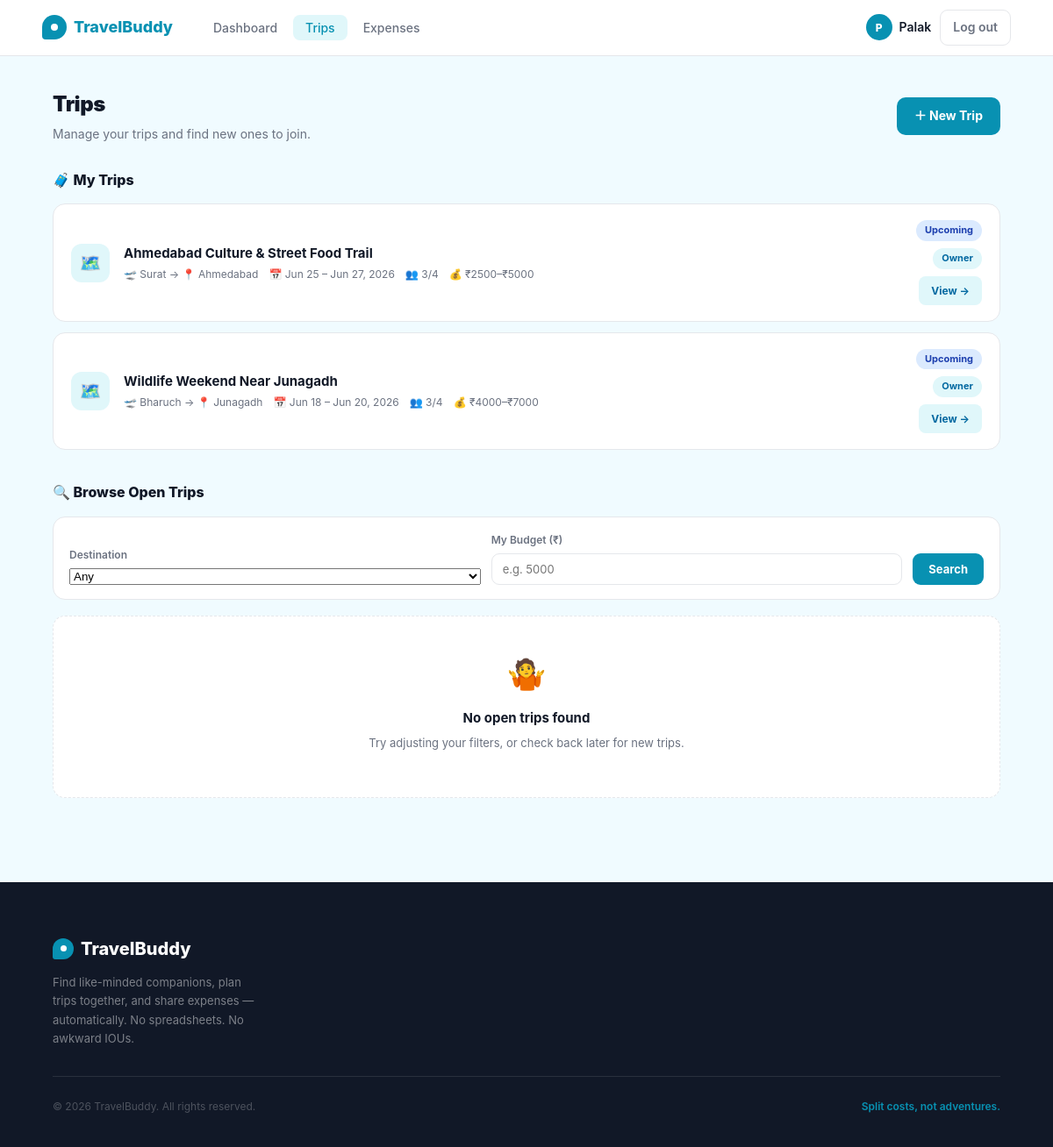
Before: /trips (signed in) with the older database file.
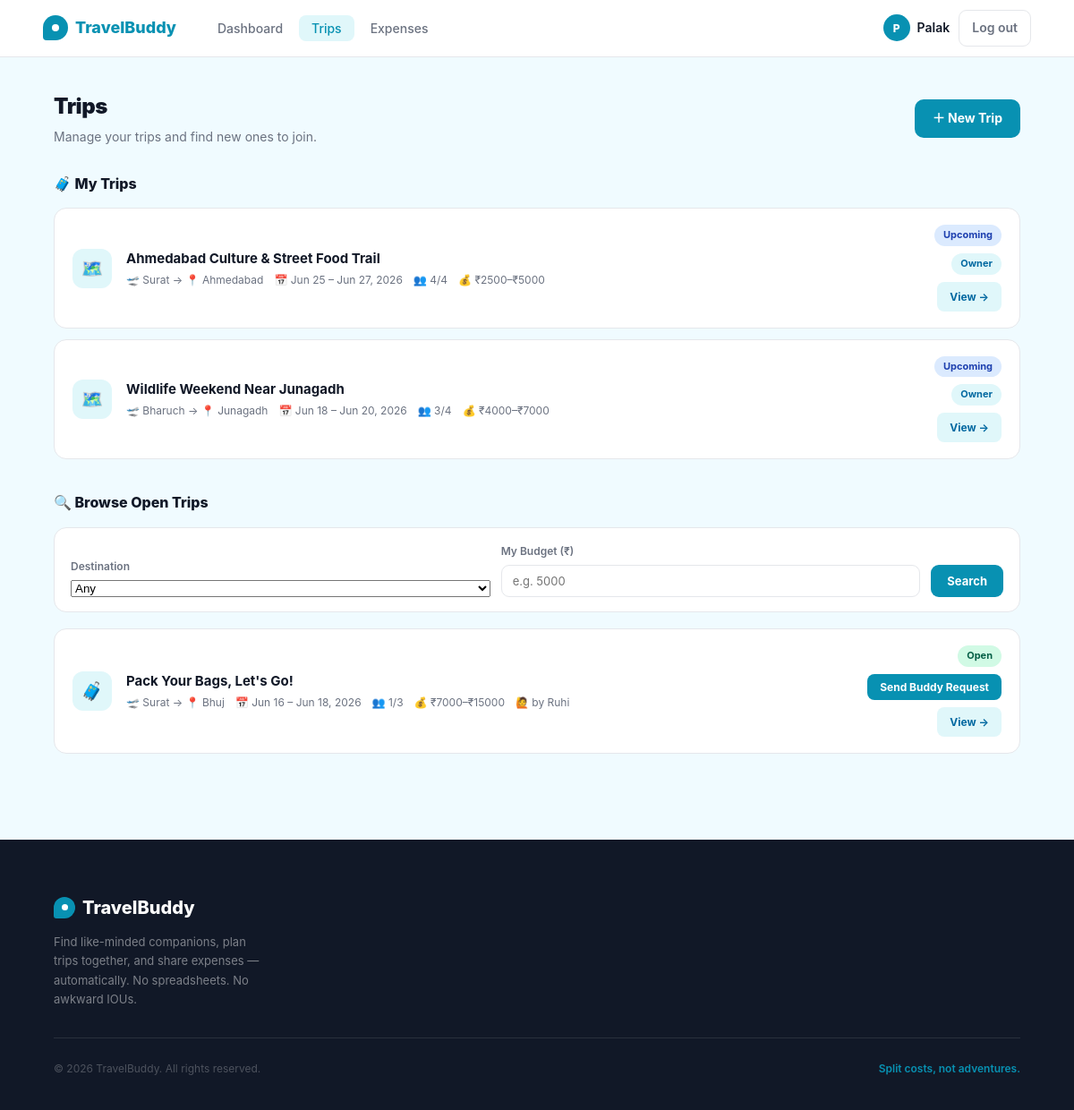
After: the same page with the newer database file.
### app/models.py (models this page shows, shortened)
class User(db.Model, UserMixin):
    __tablename__ = 'users'
    id             = db.Column(db.Integer, primary_key=True)
    name           = db.Column(db.String(100), nullable=False)
    email          = db.Column(db.String(150), unique=True, nullable=False)
    password_hash  = db.Column(db.String(255), nullable=False)
    travel_style   = db.Column(db.String(50), default='flexible')
    bio            = db.Column(db.Text, default='')
    interests      = db.Column(db.String(255), default='')
    phone          = db.Column(db.String(20), default='')
    created_at     = db.Column(db.DateTime, default=lambda: datetime.now(timezone.utc))
    owned_trips    = db.relationship('Trip', back_populates='owner', lazy='dynamic')
    memberships    = db.relationship('TripMember', back_populates='user', lazy='dynamic')
    expenses_paid  = db.relationship('Expense', back_populates='paid_by', lazy='dynamic')
    def _all_trip_ids(self):
        owned = [t.id for t in Trip.query.filter_by(owner_id=self.id).all()]
        joined = [m.trip_id for m in
                  TripMember.query.filter_by(user_id=self.id, status='accepted').all()]
        return list(set(owned + joined))

class Trip(db.Model):
    __tablename__ = 'trips'
    id          = db.Column(db.Integer, primary_key=True)
    owner_id    = db.Column(db.Integer, db.ForeignKey('users.id'), nullable=False)
    title       = db.Column(db.String(150), nullable=False)
    destination = db.Column(db.String(150), nullable=False)
    departure_city = db.Column(db.String(100), default='')
    start_date  = db.Column(db.Date, nullable=False)
    end_date    = db.Column(db.Date, nullable=False)
    description = db.Column(db.Text, default='')
    budget_min  = db.Column(db.Float, default=0)
    budget_max  = db.Column(db.Float, default=0)
    max_members = db.Column(db.Integer, default=4)
    status      = db.Column(db.String(20), default='upcoming')  # upcoming, active, completed
    is_public   = db.Column(db.Boolean, default=True)
    created_at  = db.Column(db.DateTime, default=lambda: datetime.now(timezone.utc))
    owner    = db.relationship('User', back_populates='owned_trips')
    members  = db.relationship('TripMember', back_populates='trip', lazy='dynamic',
                               cascade='all, delete-orphan')
    expenses = db.relationship('Expense', back_populates='trip', lazy='dynamic',
                               cascade='all, delete-orphan')
    def member_count(self):
        return self.members.filter_by(status='accepted').count() + 1  # +1 for owner
    def is_full(self):
        return self.member_count() >= self.max_members

### app/trips/routes.py (the view)
@trips.route('/trips')
@login_required
def index():
    my_trip_ids = current_user._all_trip_ids()
    my_trips = Trip.query.filter(Trip.id.in_(my_trip_ids)).all() if my_trip_ids else []
    query = Trip.query.filter(Trip.is_public == True)  # noqa: E712
    if my_trip_ids:
        query = query.filter(~Trip.id.in_(my_trip_ids))
    destination = request.args.get('destination', '').strip()
    budget = request.args.get('budget', '').strip()
    if destination:
        query = query.filter(Trip.destination == destination)
    if budget:
        try:
            b = float(budget)
            query = query.filter(Trip.budget_min <= b, Trip.budget_max >= b)
        except ValueError:
            pass
    browse_trips = query.order_by(Trip.start_date.asc()).all()
    pending_ids = {m.trip_id for m in
                   TripMember.query.filter_by(user_id=current_user.id, status='pending').all()}
    accepted_ids = {m.trip_id for m in
                     TripMember.query.filter_by(user_id=current_user.id, status='accepted').all()}
    return render_template('trips/index.html',
        my_trips=my_trips,
        browse_trips=browse_trips,
        pending_ids=pending_ids,
        accepted_ids=accepted_ids,
        destination=destination,
        budget=budget,
        city_choices=GUJARAT_CITIES + NEARBY_CITIES,
        today=date.today()
    )

### app/models.py (called while the page is built)
@login_manager.user_loader
def load_user(user_id):
    return User.query.get(int(user_id))

### app/templates/trips/index.html (shortened to what this page needs)
{% extends "base.html" %}
{% block content %}
<div class="trips-page">
  <div class="trips-inner">
    <div class="page-header">
      <div>
        <h1 class="page-title">Trips</h1>
        <p class="page-subtitle">Manage your trips and find new ones to join.</p>
      </div>
      <a href="{{ url_for('trips.create') }}" class="btn-primary">＋ New Trip</a>
    </div>
    <div class="section">
      <div class="section-title">🧳 My Trips</div>
      {% if my_trips %}
        <div class="trip-cards">
          {% for trip in my_trips %}
          <div class="trip-card">
            <div class="trip-icon">🗺️</div>
            <div class="trip-info">
              <div class="trip-name"><a href="{{ url_for('trips.detail', trip_id=trip.id) }}">{{ trip.title }}</a></div>
              <div class="trip-meta">
                <span>🛫 {{ trip.departure_city }} → 📍 {{ trip.destination }}</span>
                <span>📅 {{ trip.start_date.strftime('%b %d') }} – {{ trip.end_date.strftime('%b %d, %Y') }}</span>
                <span>👥 {{ trip.member_count() }}/{{ trip.max_members }}</span>
                <span>💰 ₹{{ "%.0f"|format(trip.budget_min) }}–₹{{ "%.0f"|format(trip.budget_max) }}</span>
              </div>
            </div>
            <div class="trip-right">
              {% if trip.status == 'active' %}
                <span class="badge badge-active">Active</span>
              {% elif trip.status == 'completed' %}
                <span class="badge badge-completed">Completed</span>
              {% else %}
                <span class="badge badge-upcoming">Upcoming</span>
              {% endif %}
              {% if trip.owner_id == current_user.id %}
                <span class="badge badge-owner">Owner</span>
              {% endif %}
              <a href="{{ url_for('trips.detail', trip_id=trip.id) }}" class="btn-small btn-view">View →</a>
            </div>
          </div>
          {% endfor %}
        </div>
      {% endif %}
    </div>
    <div class="section">
      <div class="section-title">🔍 Browse Open Trips</div>
      <form method="GET" action="{{ url_for('trips.index') }}" class="filter-bar">
        <div class="filter-field">
          <label>Destination</label>
          <select name="destination">
            <option value="">Any</option>
          </select>
        </div>
        <div class="filter-field">
          <label>My Budget (₹)</label>
          <input type="number" name="budget" placeholder="e.g. 5000" value="{{ budget }}">
        </div>
        <button type="submit" class="btn-filter">Search</button>
      </form>
      {% if browse_trips %}
        <div class="trip-cards">
          {% for trip in browse_trips %}
          <div class="trip-card">
            <div class="trip-icon">🧳</div>
            <div class="trip-info">
              <div class="trip-name"><a href="{{ url_for('trips.detail', trip_id=trip.id) }}">{{ trip.title }}</a></div>
              <div class="trip-meta">
                <span>🛫 {{ trip.departure_city }} → 📍 {{ trip.destination }}</span>
                <span>📅 {{ trip.start_date.strftime('%b %d') }} – {{ trip.end_date.strftime('%b %d, %Y') }}</span>
                <span>👥 {{ trip.member_count() }}/{{ trip.max_members }}</span>
                <span>💰 ₹{{ "%.0f"|format(trip.budget_min) }}–₹{{ "%.0f"|format(trip.budget_max) }}</span>
                <span>🙋 by {{ trip.owner.name.split()[0] }}</span>
              </div>
            </div>
            <div class="trip-right">
              {% if trip.is_full() %}
                <span class="badge badge-join-closed">Join Closed</span>
              {% else %}
                <span class="badge badge-open">Open</span>
              {% endif %}
              {% if trip.id in accepted_ids %}
                <span class="badge badge-owner">Joined</span>
              {% elif trip.id in pending_ids %}
                <button class="btn-small btn-pending" disabled>Request Sent</button>
              {% elif not trip.is_full() %}
                <form method="POST" action="{{ url_for('trips.send_request', trip_id=trip.id) }}">
                  <button type="submit" class="btn-small btn-request">Send Buddy Request</button>
                </form>
              {% endif %}
              <a href="{{ url_for('trips.detail', trip_id=trip.id) }}" class="btn-small btn-view">View →</a>
            </div>
          </div>
          {% endfor %}
        </div>
      {% else %}
        <div class="empty-state">
          <div class="empty-icon">🤷</div>
          <h4>No open trips found</h4>
          <p>Try adjusting your filters, or check back later for new trips.</p>
        </div>
      {% endif %}
    </div>
  </div>
</div>
{% endblock %}

### app/templates/base.html (shortened to what this page needs)
<!DOCTYPE html>
<html lang="en">
<head>
</head>
<body>
<nav>
  <a href="{{ url_for('main.home') }}" class="logo">
    <div class="logo-icon"></div>
    TravelBuddy
  </a>
  {% if current_user.is_authenticated %}
    <ul class="nav-links">
      <li><a href="{{ url_for('dashboard.index') }}" {% if request.endpoint == 'dashboard.index' %}class="active"{% endif %}>Dashboard</a></li>
      <li><a href="{{ url_for('trips.index') }}" {% if request.endpoint and request.endpoint.startswith('trips.') %}class="active"{% endif %}>Trips</a></li>
      <li><a href="{{ url_for('expenses.my_expenses') }}" {% if request.endpoint == 'expenses.my_expenses' %}class="active"{% endif %}>Expenses</a></li>
    </ul>
    <div class="nav-right">
      <div class="nav-user">
        <div class="nav-avatar">{{ current_user.name[0].upper() }}</div>
        <a href="{{ url_for('profile.view') }}" style="color:inherit;">{{ current_user.name.split()[0] }}</a>
      </div>
      <a href="{{ url_for('auth.logout') }}" class="btn-logout">Log out</a>
    </div>
  {% endif %}
</nav>
{% block content %}{% endblock %}
<footer>
  <div class="footer-inner">
    <div class="footer-top">
      <div class="footer-brand">
        <div class="footer-logo">
          <div class="footer-logo-icon"></div>
          TravelBuddy
        </div>
        <p>Find like-minded companions, plan trips together, and share expenses — automatically. No spreadsheets. No awkward IOUs.</p>
      </div>
    </div>
    <div class="footer-bottom">
      <p class="footer-copy">© 2026 TravelBuddy. All rights reserved.</p>
      <p class="footer-tagline-bottom">Split costs, not adventures.</p>
    </div>
  </div>
</footer>
</body>
</html>

Changed rows visible on the page:
computed for Trip "Ahmedabad Culture & Street Food Trail": member_count "3" → "4"
added Trip: title "Pack Your Bags, Let's Go!", departure_city "Surat", destination "Bhuj", start_date "Jun 16", end_date "Jun 18, 2026", member_count "1", max_members "3", budget_min "7000", budget_max "15000", owner.name "Ruhi", shows "Open"
Other visible differences:
text no longer shown: "🤷 No open trips found Try adjusting your filters, or check back later for new trips."
